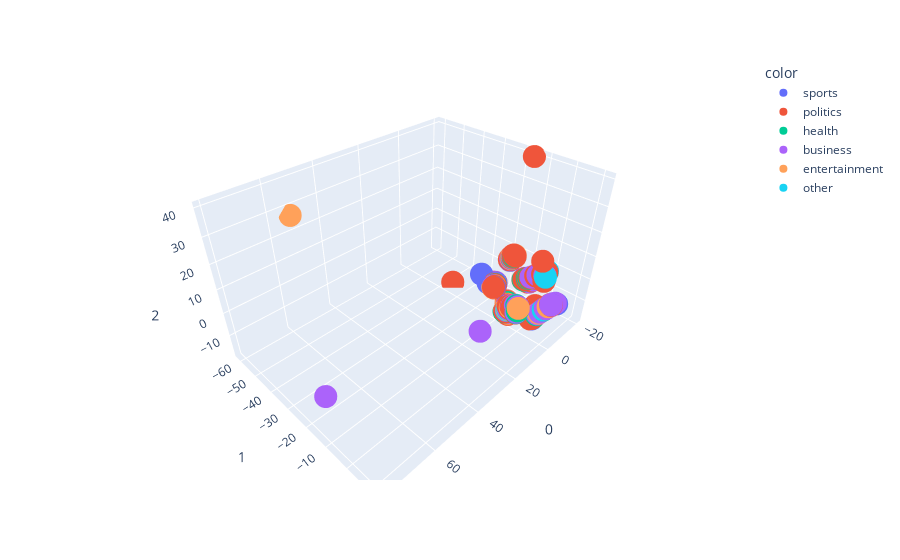

The cell this chart's notebook holds for it:
### Code cell
fig = px.scatter_3d(
    X_tsne, x=0, y=1, z=2,
    color=tweets.label1
)
fig.update_traces(marker_size=8)
fig.show()
